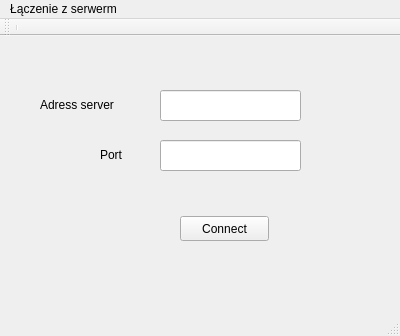
<?xml version="1.0" encoding="UTF-8"?>
<ui version="4.0">
 <class>MainWindow</class>
 <widget class="QMainWindow" name="MainWindow">
  <property name="geometry">
   <rect>
    <x>0</x>
    <y>0</y>
    <width>400</width>
    <height>336</height>
   </rect>
  </property>
  <property name="windowTitle">
   <string>MainWindow</string>
  </property>
  <widget class="QWidget" name="centralWidget">
   <widget class="QPushButton" name="pushButton">
    <property name="geometry">
     <rect>
      <x>180</x>
      <y>180</y>
      <width>89</width>
      <height>25</height>
     </rect>
    </property>
    <property name="text">
     <string>Connect</string>
    </property>
   </widget>
   <widget class="QLineEdit" name="lineEdit">
    <property name="geometry">
     <rect>
      <x>160</x>
      <y>54</y>
      <width>141</width>
      <height>31</height>
     </rect>
    </property>
   </widget>
   <widget class="QLabel" name="label">
    <property name="geometry">
     <rect>
      <x>40</x>
      <y>60</y>
      <width>101</width>
      <height>17</height>
     </rect>
    </property>
    <property name="text">
     <string>Adress server</string>
    </property>
   </widget>
   <widget class="QLabel" name="label_2">
    <property name="geometry">
     <rect>
      <x>110</x>
      <y>150</y>
      <width>231</width>
      <height>20</height>
     </rect>
    </property>
    <property name="text">
     <string/>
    </property>
   </widget>
   <widget class="QLabel" name="label_3">
    <property name="geometry">
     <rect>
      <x>100</x>
      <y>110</y>
      <width>31</width>
      <height>17</height>
     </rect>
    </property>
    <property name="text">
     <string>Port</string>
    </property>
   </widget>
   <widget class="QLineEdit" name="lineEdit_2">
    <property name="geometry">
     <rect>
      <x>160</x>
      <y>104</y>
      <width>141</width>
      <height>31</height>
     </rect>
    </property>
   </widget>
  </widget>
  <widget class="QToolBar" name="mainToolBar">
   <attribute name="toolBarArea">
    <enum>TopToolBarArea</enum>
   </attribute>
   <attribute name="toolBarBreak">
    <bool>false</bool>
   </attribute>
   <addaction name="separator"/>
  </widget>
  <widget class="QStatusBar" name="statusBar"/>
  <widget class="QMenuBar" name="menuBar">
   <property name="geometry">
    <rect>
     <x>0</x>
     <y>0</y>
     <width>400</width>
     <height>22</height>
    </rect>
   </property>
   <widget class="QMenu" name="menu_czenie_z_serwerm">
    <property name="title">
     <string>Łączenie z serwerm</string>
    </property>
   </widget>
   <addaction name="menu_czenie_z_serwerm"/>
  </widget>
 </widget>
 <layoutdefault spacing="6" margin="11"/>
 <resources/>
 <connections/>
</ui>
